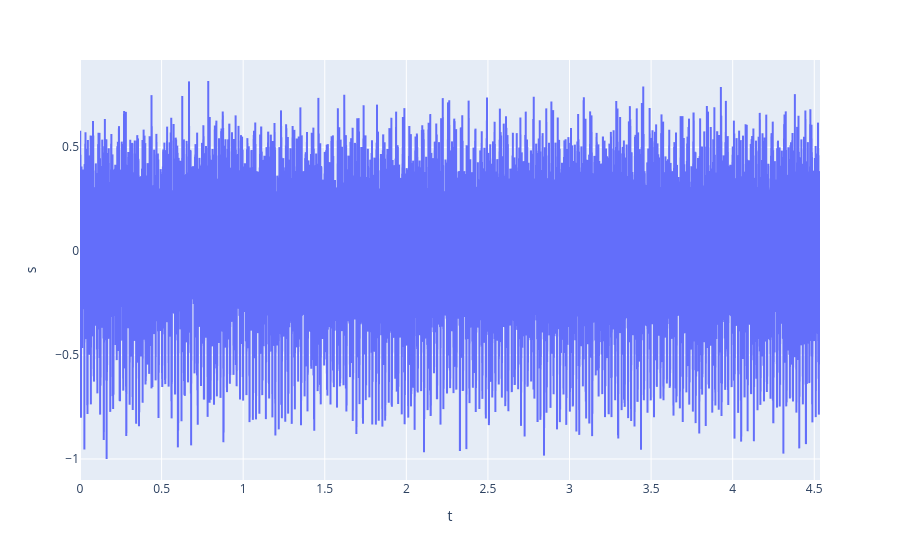
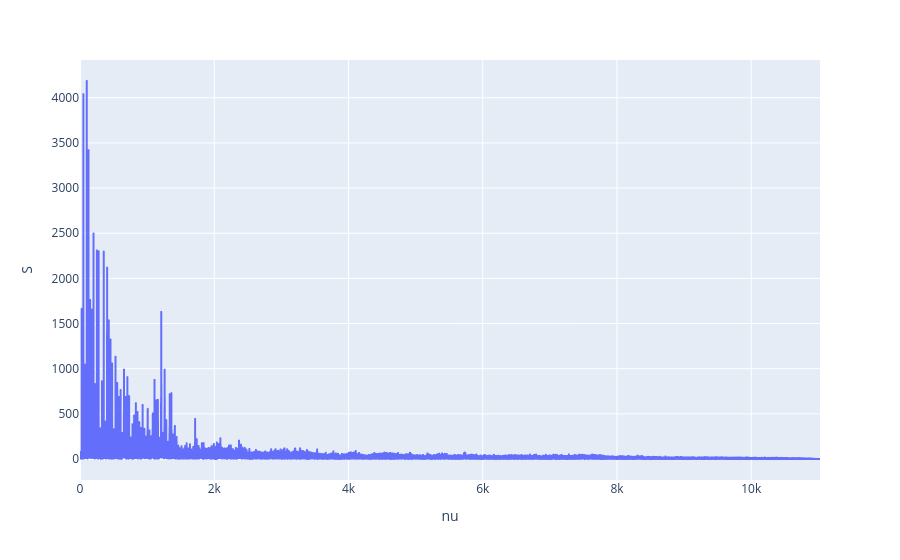

The cell these charts' notebook holds for them, in order:
### Code cell
signal_dict = np.load('generator.npz')
s = signal_dict['s'] 
t = signal_dict['t']

nu, S = san.trans_fourier(s, t)
S = np.abs(S)

ds = pd.DataFrame({'s' : s, 't':t})
dS = pd.DataFrame({'nu':nu, 'S':S})

fig = px.line(ds, x = 't', y = 's')
fig_spectre = px.line(dS, x = 'nu', y = 'S')

fig.show()
fig_spectre.show()

### Figure 1 — Plotly figure (JSON) as saved in the notebook; plotly's stock layout.template omitted (floating-point values rounded to 4 significant figures; data arrays with more than 128 entries replaced by an {"elided": "..."} marker saying what was removed)
{"data": [{"hovertemplate": "t=%{x}<br>s=%{y}<extra></extra>", "legendgroup": "", "line": {"color": "#636efa", "dash": "solid"}, "marker": {"symbol": "circle"}, "mode": "lines", "name": "", "showlegend": false, "type": "scattergl", "x": {"elided": "100000 float values"}, "xaxis": "x", "y": {"elided": "100000 float values"}, "yaxis": "y"}], "layout": {"legend": {"tracegroupgap": 0}, "margin": {"t": 60}, "xaxis": {"anchor": "y", "domain": [0, 1], "title": {"text": "t"}}, "yaxis": {"anchor": "x", "domain": [0, 1], "title": {"text": "s"}}}}

### Figure 2 — Plotly figure (JSON) as saved in the notebook; plotly's stock layout.template omitted (floating-point values rounded to 4 significant figures; data arrays with more than 128 entries replaced by an {"elided": "..."} marker saying what was removed)
{"data": [{"hovertemplate": "nu=%{x}<br>S=%{y}<extra></extra>", "legendgroup": "", "line": {"color": "#636efa", "dash": "solid"}, "marker": {"symbol": "circle"}, "mode": "lines", "name": "", "showlegend": false, "type": "scattergl", "x": {"elided": "50000 float values"}, "xaxis": "x", "y": {"elided": "50000 float values"}, "yaxis": "y"}], "layout": {"legend": {"tracegroupgap": 0}, "margin": {"t": 60}, "xaxis": {"anchor": "y", "domain": [0, 1], "title": {"text": "nu"}}, "yaxis": {"anchor": "x", "domain": [0, 1], "title": {"text": "S"}}}}
